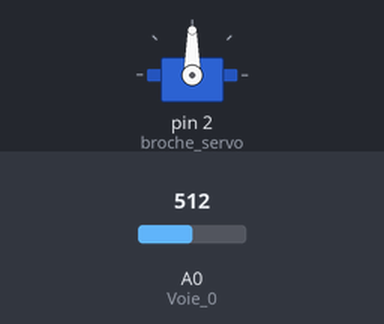
The sketch below on a simulated Arduino Uno, built with avr-gcc and run on an emulated ATmega328P. Parts: servo. Inputs (shaded band) come from the test bench; at power-on: A0 (Voie_0) = 512.

Above: at 1.2 s.
1.3 s: A0 (Voie_0) set to 716
At 2.0 s:
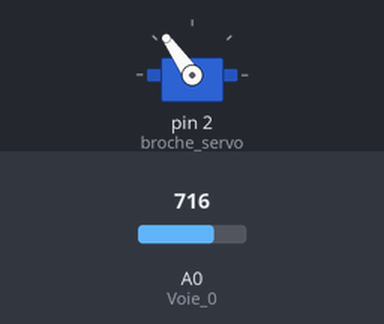
2.8 s: A0 (Voie_0) set to 900
At 3.2 s:
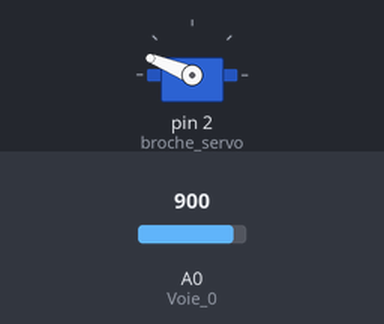
4.3 s: A0 (Voie_0) set to 1023
At 5.5 s:
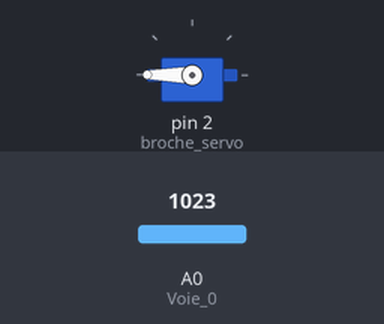
5.8 s: A0 (Voie_0) set to 306
At 7.0 s:
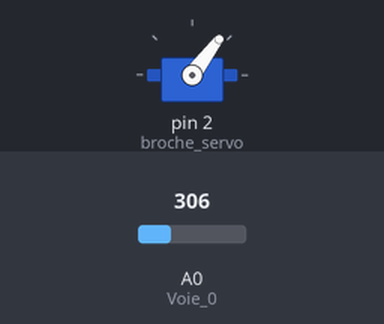
7.3 s: A0 (Voie_0) set to 122
At 8.3 s:
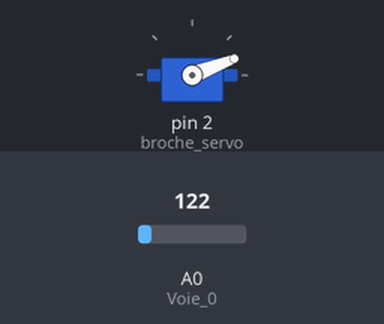
Timing chart, 0 to 9.8 s (numbered marks = the images above; inputs shaded):
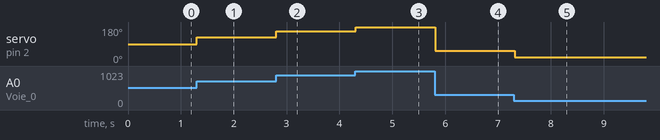

The sketch:

sketch_jul16a.ino
```cpp
#include <Servo.h> // librairie pour servomoteur

// --- Déclaration des constantes ---
const int POS_MIN=550; // largeur impulsion pour position 0° servomoteur
                       // POS_MIN=550 pour futaba S3003
const int POS_MAX=2330; // largeur impulsion pour position 180° servomoteur
             // POS_MAS=2330 pour futaba s3003

int angle_servo=0; // variable pour angle du servomoteur

// --- constantes des broches ---

const int broche_servo=2; //declaration constante de broche
const int Voie_0=0; //declaration constante de broche analogique

// --- Déclaration des variables globales ---
int mesure_brute=0;// Variable pour acquisition résultat brut de conversion analogique numérique
float mesuref=0.0;// Variable pour calcul résultat décimal de conversion analogique numérique


// --- Déclaration des objets utiles pour les fonctionnalités utilisées ---
Servo mon_servo;  // crée un objet servo pour contrôler le servomoteur

//**************** FONCTION SETUP = Code d'initialisation *****
// La fonction setup() est exécutée en premier et 1 seule fois, au démarrage du programme

void setup()   { // debut de la fonction setup()

// --- ici instructions à exécuter au démarrage ---

mon_servo.attach(broche_servo, POS_MIN, POS_MAX);
// attache l'objet servo à la broche de commande du servomoteur

// ------- Broches en sortie -------

pinMode(broche_servo, OUTPUT); //met la broche en sortie

// ------- Broches en entrée -------


// ------- Activation du rappel au + interne des broches en entrée si nécessaire -------


} // fin de la fonction setup()
//

//*************** FONCTION LOOP = Boucle sans fin = coeur du programme *************
// la fonction loop() s'exécute sans fin en boucle aussi longtemps que l'Arduino est sous tension

void loop(){ // debut de la fonction loop()

// --- ici instructions à exécuter par le programme principal ---

// acquisition conversion analogique numérique (100µs env.)
//sur broche analogique indiquée - résultat 10bits (0-1023)
mesure_brute=analogRead(Voie_0);

angle_servo=map(mesure_brute,0,1023,0,180);
// convertit la valeur mesurée comprise entre 0 et 1023 en un angle entre 0 et 180

// map(value, fromLow, fromHigh, toLow, toHigh); // permet changement d'échelle simplifié

mon_servo.write(angle_servo); // positionne le servo à l'angle voulu

delay (100); // pause entre 2 mesures et modif position servomoteur

} // fin de la fonction loop() - le programme recommence au début de la fonction loop sans fin
// ********************************************************************************

// --- Fin programme ---
```

Measured:
- after the input at 1.3 s, servo on pin 2 (broche_servo): 90° → 125° at once
- after the input at 2.8 s, servo on pin 2 (broche_servo): 125° → 158° at once
- after the input at 4.3 s, servo on pin 2 (broche_servo): 158° → 180° at once
- after the input at 5.8 s, servo on pin 2 (broche_servo): 180° → 53° at once
- after the input at 7.3 s, servo on pin 2 (broche_servo): 53° → 21° at once
